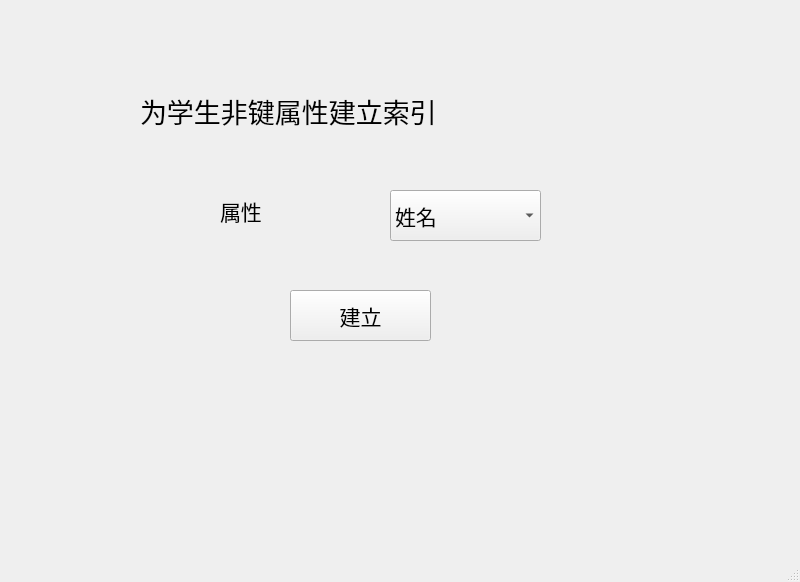
<?xml version="1.0" encoding="UTF-8"?>
<ui version="4.0">
 <class>MainWindow</class>
 <widget class="QMainWindow" name="MainWindow">
  <property name="geometry">
   <rect>
    <x>0</x>
    <y>0</y>
    <width>800</width>
    <height>582</height>
   </rect>
  </property>
  <property name="windowTitle">
   <string>MainWindow</string>
  </property>
  <widget class="QWidget" name="centralwidget">
   <widget class="QLabel" name="label">
    <property name="geometry">
     <rect>
      <x>140</x>
      <y>80</y>
      <width>461</width>
      <height>61</height>
     </rect>
    </property>
    <property name="font">
     <font>
      <family>楷体</family>
      <pointsize>20</pointsize>
     </font>
    </property>
    <property name="text">
     <string>为学生非键属性建立索引</string>
    </property>
   </widget>
   <widget class="QLabel" name="label_2">
    <property name="geometry">
     <rect>
      <x>220</x>
      <y>190</y>
      <width>141</width>
      <height>41</height>
     </rect>
    </property>
    <property name="font">
     <font>
      <family>楷体</family>
      <pointsize>16</pointsize>
     </font>
    </property>
    <property name="text">
     <string>属性</string>
    </property>
   </widget>
   <widget class="QComboBox" name="comboBox">
    <property name="geometry">
     <rect>
      <x>390</x>
      <y>190</y>
      <width>151</width>
      <height>51</height>
     </rect>
    </property>
    <property name="font">
     <font>
      <family>楷体</family>
      <pointsize>16</pointsize>
     </font>
    </property>
    <item>
     <property name="text">
      <string>姓名</string>
     </property>
    </item>
    <item>
     <property name="text">
      <string>所在系</string>
     </property>
    </item>
    <item>
     <property name="text">
      <string>班级</string>
     </property>
    </item>
    <item>
     <property name="text">
      <string>宿舍</string>
     </property>
    </item>
   </widget>
   <widget class="QPushButton" name="pushButton">
    <property name="geometry">
     <rect>
      <x>290</x>
      <y>290</y>
      <width>141</width>
      <height>51</height>
     </rect>
    </property>
    <property name="font">
     <font>
      <family>楷体</family>
      <pointsize>16</pointsize>
     </font>
    </property>
    <property name="text">
     <string>建立</string>
    </property>
   </widget>
  </widget>
  <widget class="QMenuBar" name="menubar">
   <property name="geometry">
    <rect>
     <x>0</x>
     <y>0</y>
     <width>800</width>
     <height>30</height>
    </rect>
   </property>
  </widget>
  <widget class="QStatusBar" name="statusbar"/>
 </widget>
 <resources/>
 <connections/>
</ui>
